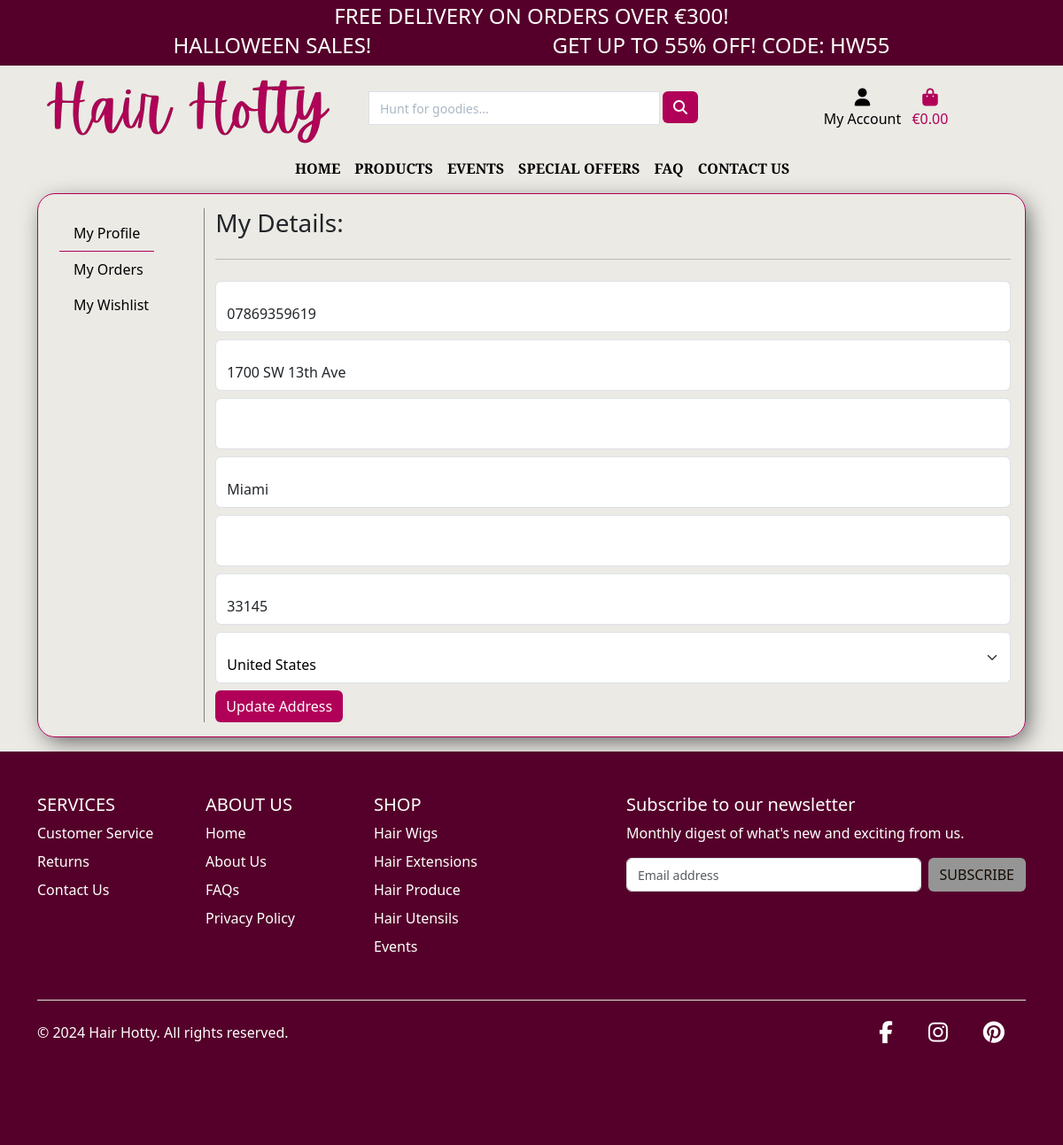
/profile/ (signed in), run on the app's committed database.
### profiles/models.py (models this page shows, shortened)
class UserProfile(models.Model):
    user = models.OneToOneField(User, on_delete=models.CASCADE)
    default_phone_number = models.CharField(max_length=20, null=True, blank=True)
    default_street_address1 = models.CharField(max_length=80, null=True, blank=True)
    default_street_address2 = models.CharField(max_length=80, null=True, blank=True)
    default_town_or_city = models.CharField(max_length=40, null=True, blank=True)
    default_county = models.CharField(max_length=80, null=True, blank=True)
    default_postcode = models.CharField(max_length=20, null=True, blank=True)
    default_country = CountryField(blank_label='Country *', null=True, blank=True)

### profiles/views.py (the view)
# urls.py: path('profile/', include('profiles.urls')),
@login_required
def profile(request):
    profile = get_object_or_404(UserProfile, user=request.user)
    if request.method == 'POST':
        form = UserProfileForm(request.POST, instance=profile)
        if form.is_valid():
            form.save()
            messages.success(request, 'Profile updated successfully')
        else:
            messages.error(request, 'Update failed. Please ensure the form is valid.')
    else:
        form = UserProfileForm(instance=profile)
    orders = profile.orders.all()
    template = 'profiles/profile.html'
    context = {
        'form': form,
        'orders': orders,
        'on_profile_page': True,
        'profile_id': profile.id,
    }
    return render(request, template, context)

### profiles/forms.py
class UserProfileForm(forms.ModelForm):
    class Meta:
        model = UserProfile
        exclude = ('user',)
    def __init__(self, *args, **kwargs):
        super().__init__(*args, **kwargs)
        placeholders = {
            'default_phone_number': 'Phone Number',
            'default_postcode': 'Postal Code',
            'default_town_or_city': 'Town or City',
            'default_street_address1': 'Street Address 1',
            'default_street_address2': 'Street Address 2',
            'default_county': 'County, State or Locality',
        }
        self.fields['default_phone_number'].widget.attrs['autofocus'] = True
        for field in self.fields:
            if field != 'default_country':
                if self.fields[field].required:
                    placeholder = f'{placeholders[field]} *'
                else:
                    placeholder = placeholders[field]
                self.fields[field].widget.attrs['placeholder'] = placeholder
            self.fields[field].widget.attrs['class'] = 'border-black rounded-0 profile-form-input'
            self.fields[field].label = False

### profiles/templates/profiles/profile.html (shortened to what this page needs)
{% extends 'base.html' %}
{% load widget_tweaks %}
{% load static %}
{% block content %}
<section class="profile mb-3">
    <div class="container">
        <div class="row">
            <div class="col-12">
                <div class="custom-border p-3">
                    <div class="row">
                        {% include 'profiles/components/sidebar.html' %}
                        <div class="col-12 col-lg-10 mt-4 mt-lg-0 d-flex flex-column justify-content-center">
                            <h4 class="text-start fs-3 fw-4">My Details:</h4>
                            <hr>
                            <form class="checkout-form mt-2" id="checkout-form" method="POST" action="{% url 'profile' %}">
                                <div class="form-floating mb-2">
                                    {% render_field form.default_phone_number|add_required_class:"is-required"|attr:"pattern:^(?:\+?\d{1,4}|\d{1,4}00)(\d{9})$"|attr:"title:'Please enter a valid phone number'" class="form-control" placeholder=form.default_phone_number.label %}
                                </div>
                                <div class="form-floating mb-2">
                                    {% render_field form.default_street_address1|add_required_class:"is-required" class="form-control" placeholder=form.default_street_address1.label %}
                                </div>
                                <div class="form-floating mb-2">
                                    {% render_field form.default_street_address2 class="form-control" placeholder=form.default_street_address2.label %}
                                </div>
                                <div class="form-floating mb-2">
                                    {% render_field form.default_town_or_city|add_required_class:"is-required" class="form-control" placeholder=form.default_town_or_city.label %}
                                </div>
                                <div class="form-floating mb-2">
                                    {% render_field form.default_county class="form-control" placeholder=form.default_county.label %}
                                </div>
                                <div class="form-floating mb-2">
                                    {% render_field form.default_postcode class="form-control" placeholder=form.default_postcode.label %}
                                </div>
                                <div class="form-floating mb-2">
                                    {% render_field form.default_country|add_required_class:"is-required" class="form-select" %}
                                </div>
                                <button class="btn btn-cordovan">Update Address</button>
                            </form>
                        </div>
                    </div>
                </div>
            </div>
        </div>
    </div>
</section>
{% endblock content %}

### static/css/style.css (style rules this page uses)
:root { --cordovan: #B00058; --licorice: #55002A; --hot-pink: #FF69B4; --pink:#FF439D; --old-lace: #FDF4E7; --white: #ffff; --dark: #140C00; --background: #ebeae5; --gray: #959595; --dark-gray:#6f6a6a; }
body { min-height: 100vh; display: flex; flex-direction: column; background-color: var(--background); }
.btn-cordovan { background-color: var(--cordovan); color: var(--white); border:none; }
.custom-border { border: var(--cordovan) 1px solid; border-radius: 20px; box-shadow: 5px 7px 26px -4px rgba(0, 0, 0, 0.66); -webkit-box-shadow: 5px 7px 26px -4px rgba(0, 0, 0, 0.66); -moz-box-shadow: 5px 7px 26px -4px rgba(0, 0, 0, 0.66); }
#id_default_country, #id_default_country option:not(:first-child) { color: #000; }
input::placeholder, textarea::placeholder { color: #999; font-size: 14px; }

### data on the page
UserProfile: default_phone_number "07869359619", default_street_address1 "1700 SW 13th Ave", default_town_or_city "Miami", default_postcode "33145", default_country "United States"

### other printed values
{{ free_delivery_threshold }} "300"
